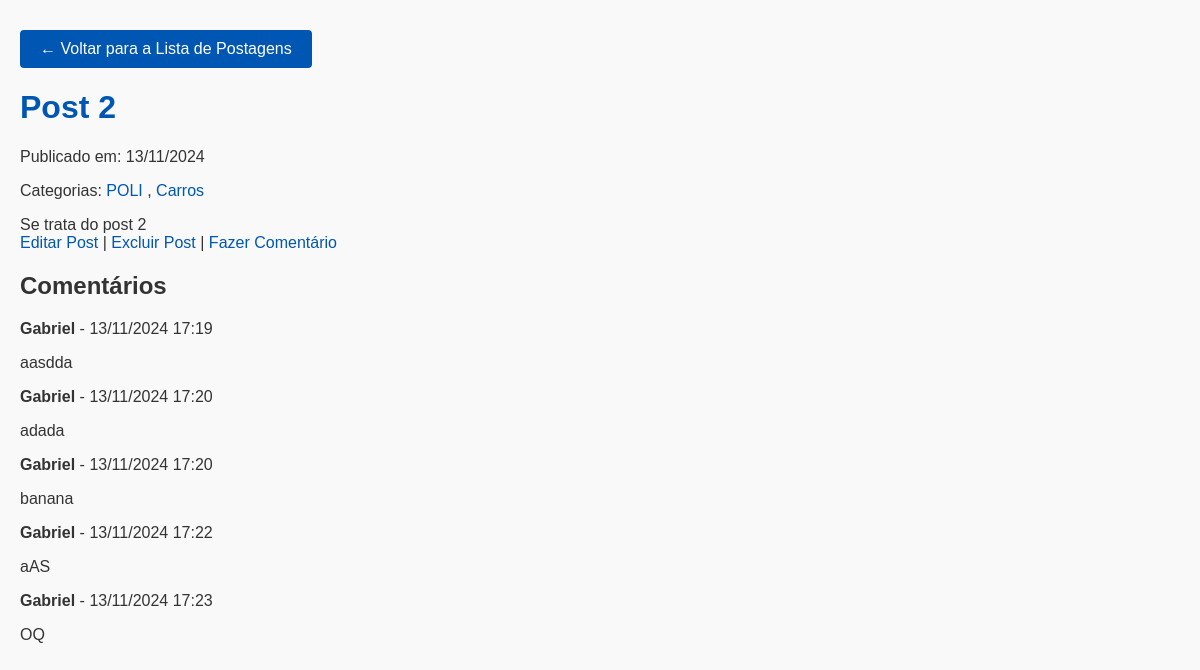
The page /post/8/ on the database its author committed.
### blog/models.py (models this page shows, shortened)
class Post(models.Model):
    titulo = models.CharField(max_length=200)
    conteudo = models.TextField()
    data_postagem = models.DateTimeField(default=timezone.now)
    categorias = models.ManyToManyField(Category, related_name='posts', blank=True)

class Category(models.Model):
    nome = models.CharField(max_length=100)
    descricao = models.TextField(blank=True)

class Comment(models.Model):
    post = models.ForeignKey(Post, on_delete=models.CASCADE, related_name='comments')
    autor = models.ForeignKey(User, on_delete=models.CASCADE)
    texto = models.TextField()
    data_postagem = models.DateTimeField(default=timezone.now)

### blog/views.py (the view)
# urls.py: path('post/<int:pk>/', PostDetailView.as_view(), name='post_detail'),
class PostDetailView(DetailView):
    model = Post
    template_name = 'blog/post_detail.html'
    context_object_name = 'post'
    def get_context_data(self, **kwargs):
        context = super().get_context_data(**kwargs)
        context['comments'] = self.object.comments.order_by('-data_postagem')  # Ordena por mais recente
        return context

### blog/templates/blog/post_detail.html (shortened to what this page needs)
<!DOCTYPE html>
<html>
<head>
    {% load static %}
    <link rel="stylesheet" href="{% static 'blog/style.css' %}">
</head>
<body>
    <a href="{% url 'post_list' %}" class="btn">← Voltar para a Lista de Postagens</a>
    <h1>{{ post.titulo }}</h1>
    <p>Publicado em: {{ post.data_postagem|date:"d/m/Y" }}</p>
    {% if post.categorias.exists %}
        <p>Categorias:
            {% for category in post.categorias.all %}
                <a href="{% url 'category_detail' pk=category.pk %}">{{ category.nome }}</a>
                {% if not forloop.last %}, {% endif %}
            {% endfor %}
        </p>
    {% else %}
        <p>Este post não possui categorias.</p>
    {% endif %}
    <div>
        {{ post.conteudo|safe }}
    </div>
    <div>
        <a href="{% url 'post_edit' post.pk %}">Editar Post</a> |
        <a href="{% url 'post_delete' post.pk %}">Excluir Post</a> |
        <a href="{% url 'comment_create' post.pk %}">Fazer Comentário</a>
    </div>
    <section>
        <h2>Comentários</h2>
        {% for comment in post.comments.all %}
            <div>
                <p><strong>{{ comment.autor }}</strong> - {{ comment.data_postagem|date:"d/m/Y H:i" }}</p>
                <p>{{ comment.texto }}</p>
            </div>
        {% empty %}
            <p>Sem comentários ainda. Seja o primeiro a comentar!</p>
        {% endfor %}
    </section>
</body>
</html>

### blog/static/blog/style.css (style rules this page uses)
body { font-family: Arial, sans-serif; background-color: #f9f9f9; color: #333; margin: 0; padding: 20px; }
h1 { color: #0056b3; }
a { text-decoration: none; color: #0056b3; }
.btn { display: inline-block; background-color: #0056b3; color: white; padding: 10px 20px; border: none; border-radius: 4px; cursor: pointer; font-size: 16px; text-align: center; text-decoration: none; margin-top: 10px; }

### rows shown on the page
Post: titulo "Post 2", data_postagem "13/11/2024", conteudo "Se trata do post 2"
Category: nome "POLI"
Category: nome "Carros"
Comment: autor "Gabriel", data_postagem "13/11/2024 17:19", texto "aasdda"
Comment: autor "Gabriel", data_postagem "13/11/2024 17:20", texto "adada"
Comment: autor "Gabriel", data_postagem "13/11/2024 17:20", texto "banana"
Comment: autor "Gabriel", data_postagem "13/11/2024 17:22", texto "aAS"
Comment: autor "Gabriel", data_postagem "13/11/2024 17:23", texto "OQ"
